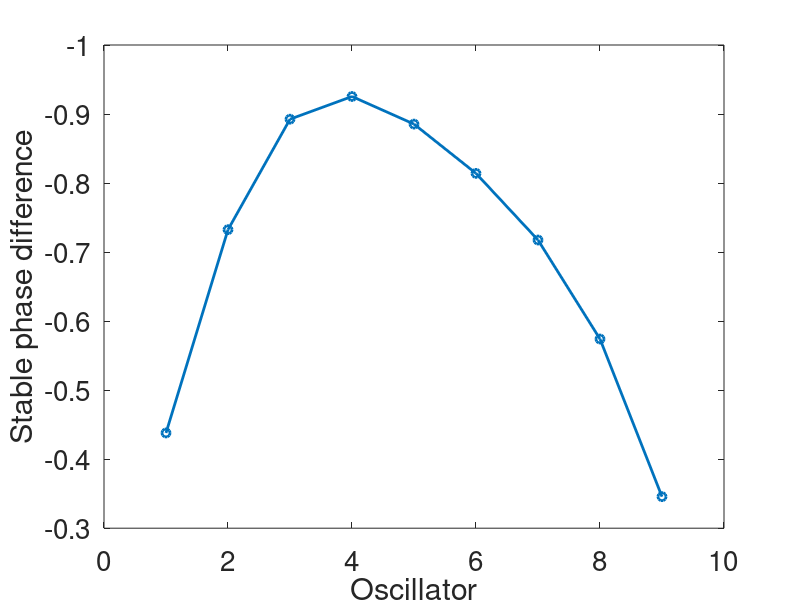
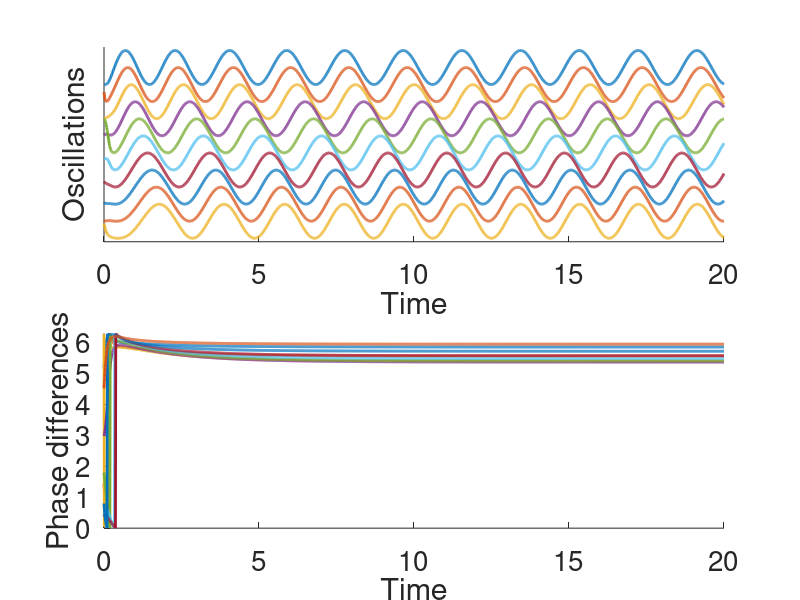
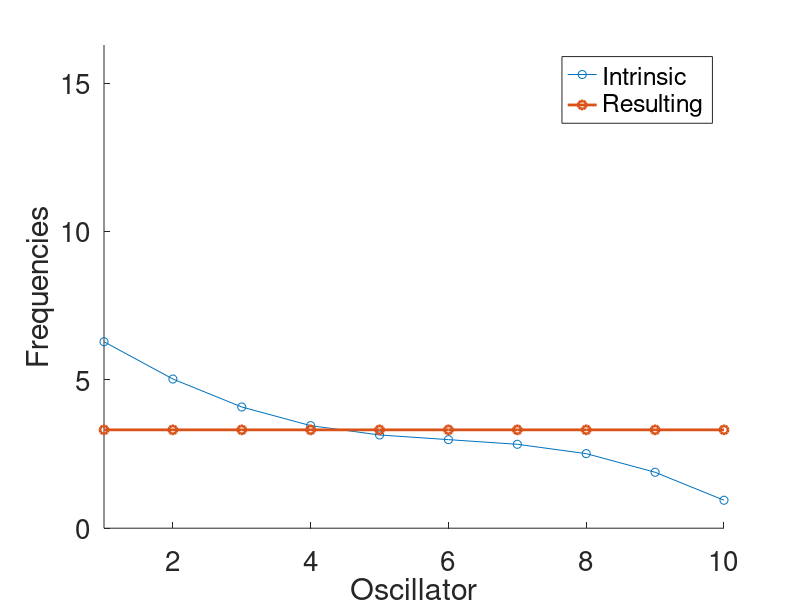

These figures' MATLAB source, in order:
function chain_phase_oscil(a,e,Noscils)
 % a is the coupling strength. e is the difference of intrinsic frequencies
 % from one oscillator to the next (typically negative, to get a head to
 % tail traveling wave). Noscils is the number of oscillators.
 close all
if nargin<1
    a = 7; % Coupling strength. FEEL FREE TO CHANGE
end
if nargin<2
    e=-pi/6;  % Difference of intrinsic frequencies from one oscillator to the next. FEEL FREE TO CHANGE
end
if nargin<3
    Noscils=10;  % Number of oscillators. FEEL FREE TO CHANGE
end
close all

disp(sprintf('\n Noscils: %d,   Difference of freq: e=%.2f  Coupling strength a=%0.2f\n',Noscils,e,a))

% Set the frequency values to the oscillators. CHANGE FOR QUESTIONS 6.b
% Oscillator 1 is the head. Oscillator Noscils is the tail
omega = 4*pi*ones(Noscils, 1);
for i=2:Noscils
    omega(i)=omega(i-1)+e;
    %omega(i)=omega(1)+exp((i-1/Noscils)^5)*e*Noscils;
    %omega(i)=omega(i-1)*0.96;
end

omega=pi*[2,1.6,1.3,1.1,1,0.95,0.9,0.8,0.6,0.3]';

dif_omega = diff(omega);


% USE HERE WHAT YOU KNOW FROM THE ANALYSIS PRESENTED IN THE LECTURE TO
% PREDICT WHETHER THE SYSTEM WILL CONVERGE OR NOT.

% COMPUTE THE COUPLING MATRIX
d = -2*ones(Noscils-1,1);
d1= ones(Noscils-2,1);
A = a*(diag(d,0) + diag(d1,1) + diag(d1,-1));

% Compute the fixed points
% COMPUTE THE VECTOR S
S = -(A\dif_omega);

% DETERMINE THE SYNCHRONIZATION CRITERION: (example
% synchronization_achieved=a>12 )
synchronization_achieved = a>=abs(e)*Noscils*Noscils/8;

if synchronization_achieved
    disp(sprintf('Synchronization achieved:\n'));
    % COMPUTE THE FIXED POINTS FOR THE PHASE DIFFERENCES:
    fixed_points = asin(S);
        
    figure(1)
    plot(1:9,fixed_points,'o-','LineWidth',2)
    set(gca,'FontSize',20)
    set(gca,'YDir','Reverse')
    aa=axis;
 %   axis([0 Noscils aa(3) 0])
    xlabel('Oscillator')
    ylabel('Stable phase difference')
    hold off
    print -dpng chain_phase_oscil_phases.png
end

% Running the dynamical system

dt = 0.01;
t_end = 20;

% evolution of the different oscillators
dtheta = zeros(Noscils,1);
theta  = 2*pi*(rand(Noscils,1)-0.5); % Random initial conditions

counter = 0;
% Euler integration (NOTE: FEEL FREE TO IMPLEMENT AS A RUNGE-KUTA
% INTEGRATION)
for t=0:dt:t_end
    counter = counter+1;

        % apply a mechanical input to the tail segment
    % UPDATE HERE THE TERM TO APPLY A PERIODIC FORCING TERM, CF QUESTION
    % 6.C
    a_sens = 0;
    omega_mech = 2*pi*2;
    
    % Evolution of the different oscillators
    % COMPUTE THE DERIVATIVES OF THETA FOR THE DIFFERENT OSCILLATORS    
    dtheta = omega + [a*sin(theta(2:end)-theta(1:end-1)); a_sens*sin(omega_mech*t-theta(end))] + [0; a*sin(theta(1:end-1)-theta(2:end))]; 
   
    % Euler integration
    theta = theta + dtheta*dt;
    
    %keep logs
    T(counter) = t;
    THETA(counter,:) = theta;
    DTHETA(counter,:) = dtheta;
    X(counter,:)  = cos(theta);
end

% Estimate the resulting frequencies of each oscillators by taking the
% average rate of each oscillators for the last 20 time steps
for i=1:Noscils
    resulting_freq(i) = mean(DTHETA([end-20 end], i));
end

% Make figures and plots

figure(2)
subplot(211)
hold on
set(gca,'FontSize',20)
for (i=1:Noscils)
    X_shifted(:,i) = X(:,i) + 1 + Noscils-i;
end
plot(T,X_shifted,'LineWidth',2)
axis([0 t_end -0.2 Noscils+1.2])
set(gca,'ytick',[])
xlabel('Time')
ylabel('Oscillations')

subplot(212)
hold on
set(gca,'FontSize',20)
plot(T,mod(diff(THETA')',2*pi),'LineWidth',2)
if abs(S)<=1.0
    plot(T(end),fixed_points,'o')
end
axis([0 t_end 0 2*pi])
xlabel('Time')
ylabel('Phase differences')
print -dpng chain_phase_oscil.png

figure(3)
hold   on
set(gca,'FontSize',20)

if   a_sens == 0.0
    plot([1: Noscils],omega,'o-',[1: Noscils],resulting_freq,'o-','LineWidth',2)
    legend('Intrinsic', 'Resulting','location','best')
else
    plot([1: Noscils],omega,'o-',[1: Noscils],resulting_freq,'o-',Noscils,omega_mech,'o','LineWidth',2)
    legend('Intrinsic', 'Resulting','Mechanical','location','best')
end

axis([1 Noscils 0 max(omega)+10])
xlabel('Oscillator')
ylabel('Frequencies')
print -dpng chain_phase_oscil_freq.png
end
